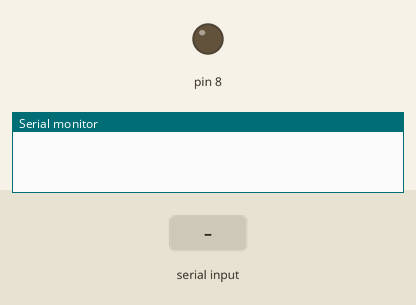
The sketch below on a simulated Arduino Uno, built with avr-gcc and run on an emulated ATmega328P. On the bench: output pins drawn as LEDs (lit = HIGH), the last lines printed to the serial monitor. The inputs (shaded band) are chosen by the test bench.

Above: at 1.2 s.
1.3 s: "1\n" received over the second serial link
At 1.9 s:
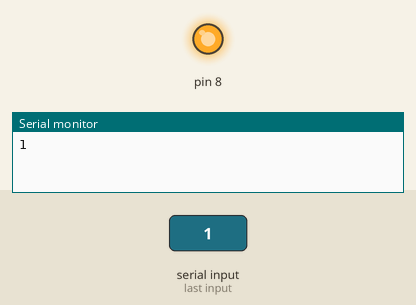
2.8 s: "0\n" received over the second serial link
At 4.2 s:
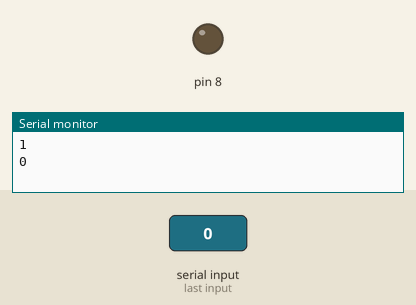
Timing chart, 0 to 5.8 s (numbered marks = the images above; inputs shaded):
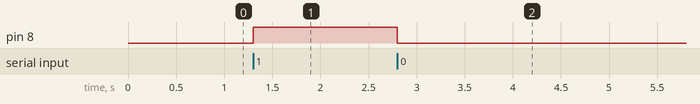

The sketch:

led_bluetoth.ino
```cpp
// Power_outlet.ino
#include <SoftwareSerial.h>

// Variable for storing incoming value
char Incoming_value = 0;

SoftwareSerial hc06(2,3);

void setup()
{
    // Sets the data rate in bits per second (baud)
    // for serial data transmission
    Serial.begin(9600);
    hc06.begin(57600);

    // Sets digital pin 8 as output pin
    pinMode(8, OUTPUT);

    // Initializes the pin 8 to LOW (i.e., OFF)
    digitalWrite(8, LOW);
}

void loop()
{
    if (hc06.available() > 0)
    {
        // Read the incoming data and store it in the variable
        Incoming_value = hc06.read();

        // Print value of Incoming_value in Serial monitor
        Serial.print(Incoming_value);
        Serial.print("\n");

        // Checking whether value of the variable
        // is equal to 0
        if (Incoming_value == '0')
            digitalWrite(8, LOW); // If value is 0, turn OFF the device

        // Checking whether value of the variable
        // is equal to 1
        else if (Incoming_value == '1')
            digitalWrite(8, HIGH); // If value is 1, turn ON the device
        else if (Incoming_value == 'a') digitalWrite(8, LOW);
    }

    // Adding a delay before running the loop again
    delay(1);
}
```

Measured:
- after the input at 1.3 s, pin 8: LOW → HIGH at once
- after the input at 2.8 s, pin 8: HIGH → LOW at once
